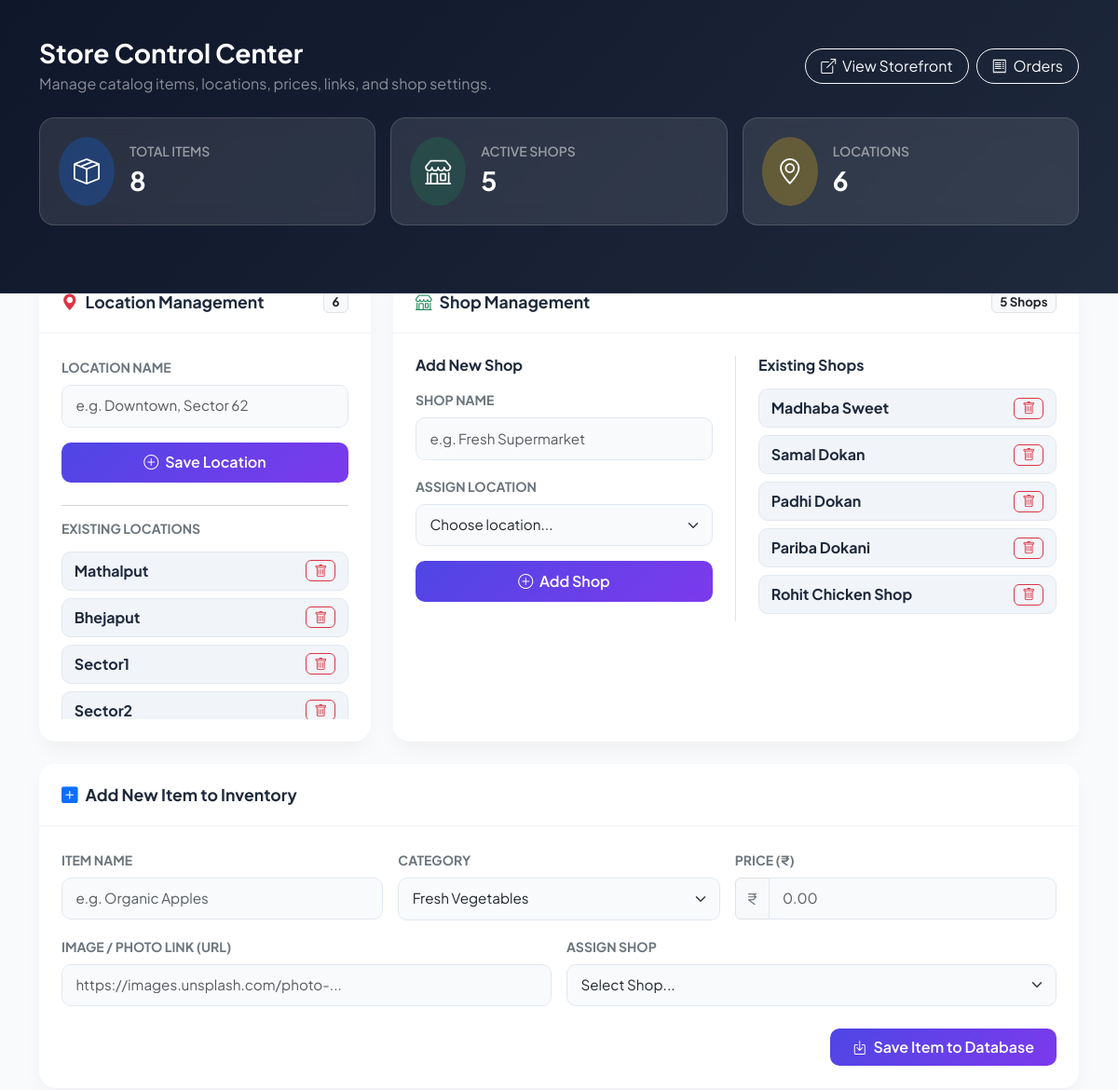
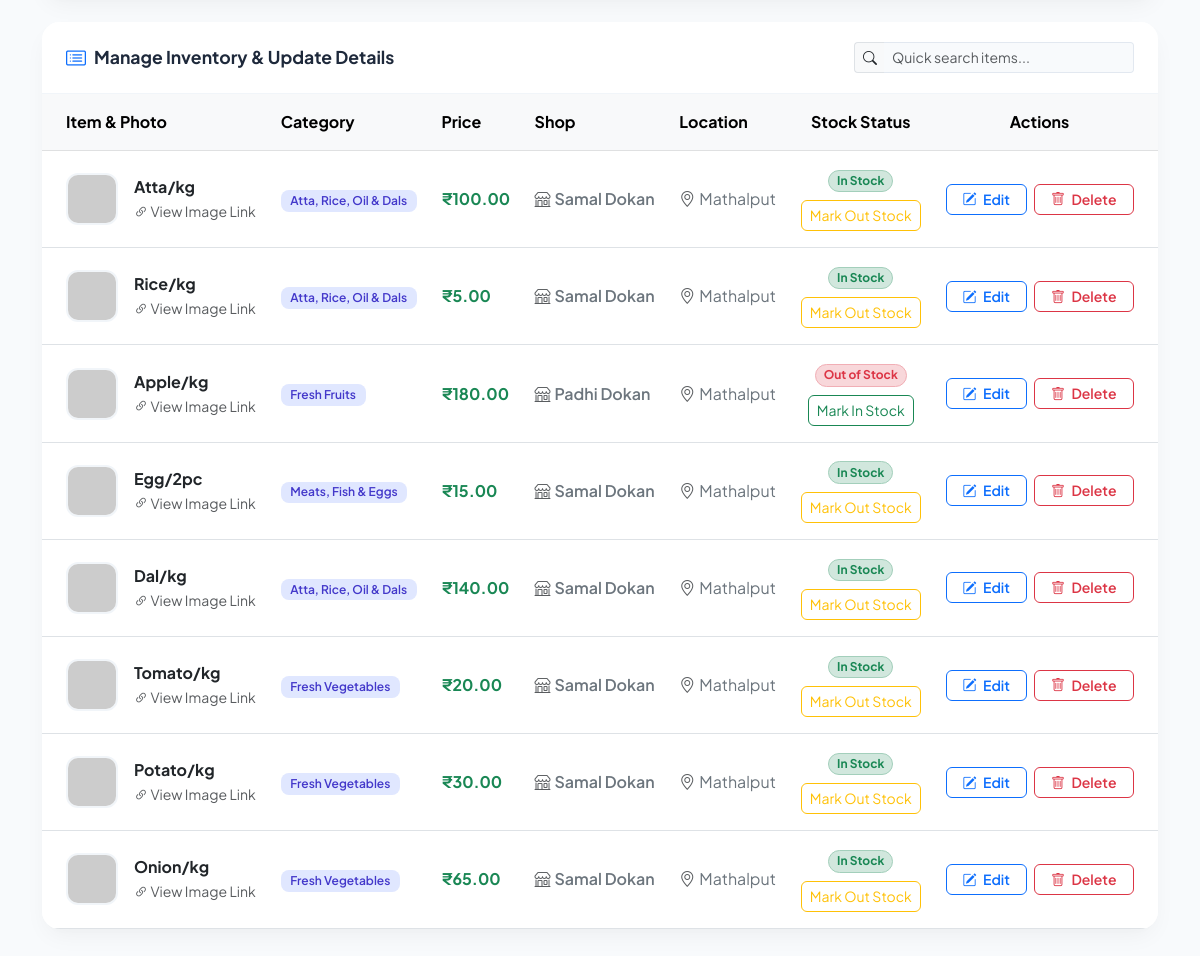
Before: /admin (signed in) with the older database file (2 pictures, top to bottom).
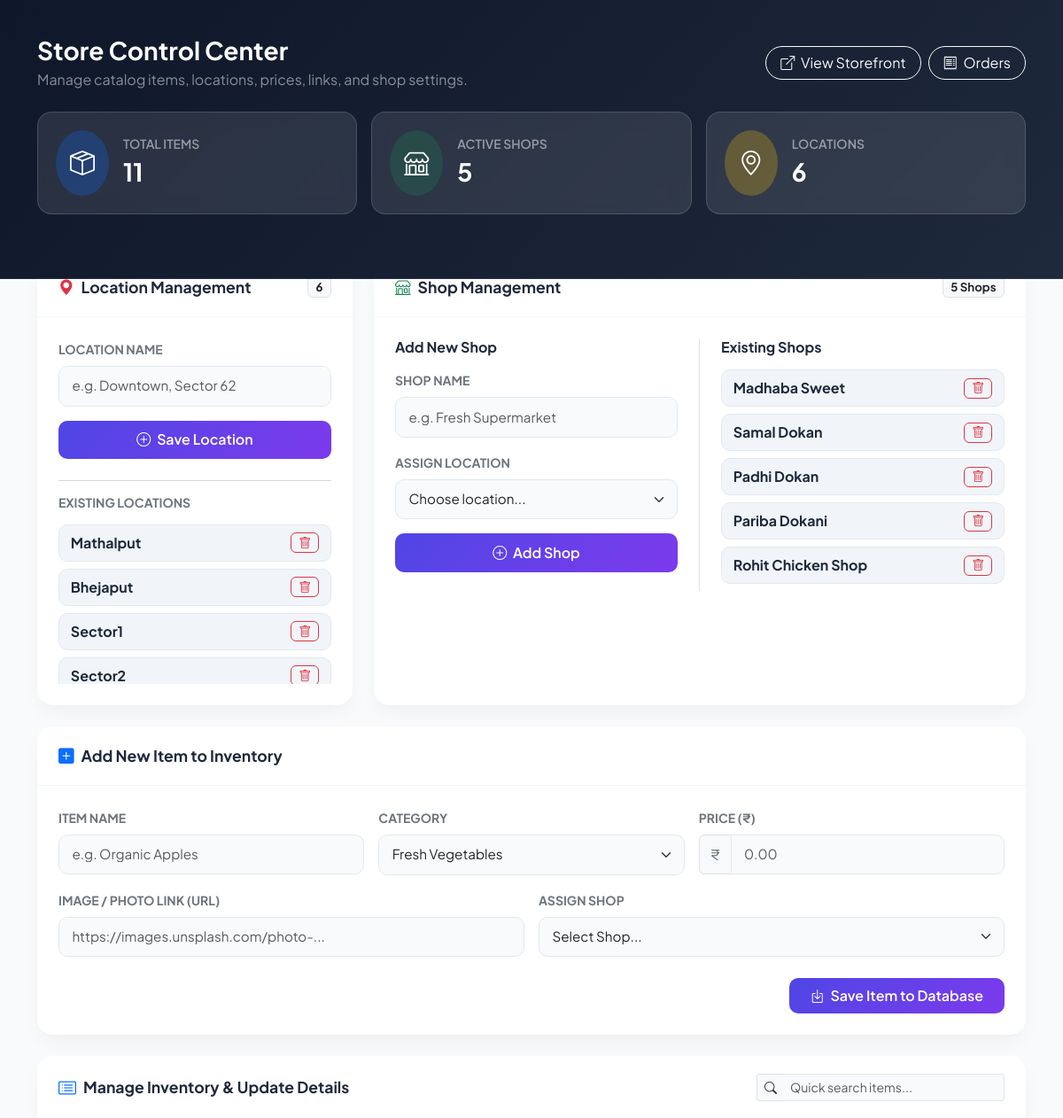
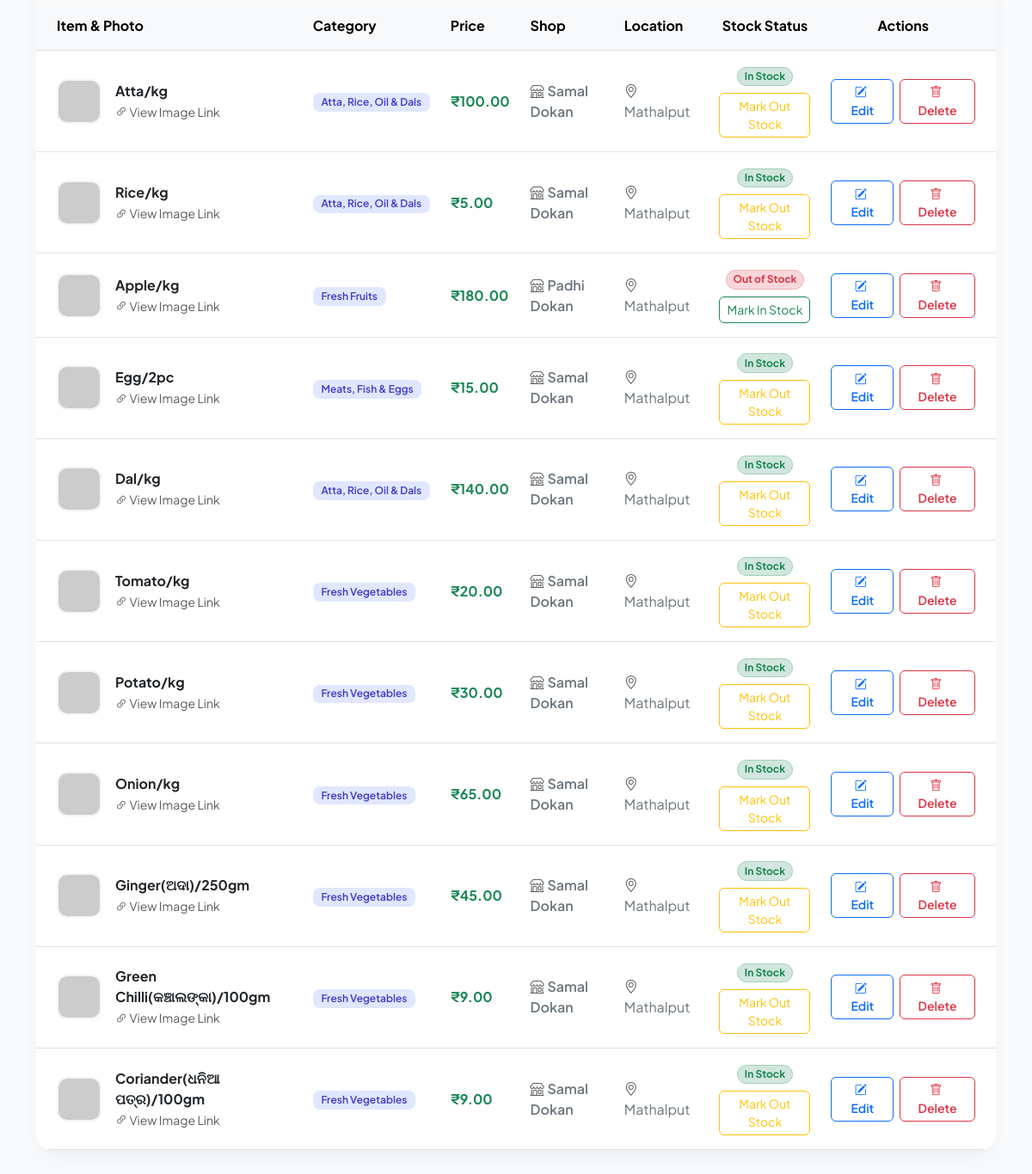
After: the same page with the newer database file (2 pictures, top to bottom).
### tables this page shows
CREATE TABLE locations (
                    id INTEGER PRIMARY KEY AUTOINCREMENT,
                    name TEXT NOT NULL);

CREATE TABLE shops (
                    id INTEGER PRIMARY KEY AUTOINCREMENT,
                    name TEXT NOT NULL,
                    location_id INTEGER,
                    FOREIGN KEY(location_id) REFERENCES locations(id));

CREATE TABLE items (
                    id INTEGER PRIMARY KEY AUTOINCREMENT,
                    name TEXT NOT NULL,
                    category TEXT NOT NULL,
                    price REAL NOT NULL,
                    photo TEXT,
                    shop_id INTEGER, is_out_of_stock INTEGER DEFAULT 0,
                    FOREIGN KEY(shop_id) REFERENCES shops(id));

### app.py (the view, shortened to what this page needs)
@app.route("/admin", methods=["GET", "POST"])
@admin_required
def admin():
    conn = get_db_connection()
    c = conn.cursor()
    c.execute("SELECT * FROM locations")
    locations = c.fetchall()
    c.execute("SELECT * FROM shops")
    shops = c.fetchall()
    c.execute("""
        SELECT
            items.id,
            items.name,
            items.category,
            items.price,
            items.photo,
            shops.name,
            locations.name,
            items.is_out_of_stock
        FROM items
        LEFT JOIN shops ON items.shop_id = shops.id
        LEFT JOIN locations ON shops.location_id = locations.id
    """)
    items = c.fetchall()
    conn.close()
    return render_template(
        "admin.html",
        locations=locations,
        shops=shops,
        items=items
    )

### app.py (called while the page is built)
def get_db_connection():
    conn = sqlite3.connect(DB_NAME)
    return conn

def admin_required(func):
    @wraps(func)
    def wrapper(*args, **kwargs):
        if not session.get("admin_logged_in"):
            return redirect(url_for("login"))
        return func(*args, **kwargs)
    return wrapper

### templates/admin.html (shortened to what the changed rows need)
<!DOCTYPE html>
<html lang="en">
<head>
    <link rel="stylesheet" href="https://cdn.jsdelivr.net/npm/bootstrap@5.3.0/dist/css/bootstrap.min.css">
    <link rel="stylesheet" href="https://cdn.jsdelivr.net/npm/bootstrap-icons@1.11.1/font/bootstrap-icons.css">
</head>
<body>
    <header class="admin-header">
        <div class="container">
            <div class="d-flex justify-content-between align-items-center mb-4">
                <div>
                    <h1 class="h3 fw-bold mb-1">Store Control Center</h1>
                </div>
            </div>
            <div class="row g-3">
                <div class="col-md-4">
                    <div class="stat-card d-flex align-items-center gap-3">
                        <div>
                            <div class="text-white-50 small fw-semibold">TOTAL ITEMS</div>
                            <div class="fs-3 fw-bold">{{ items|length }}</div>
                        </div>
                    </div>
                </div>
            </div>
        </div>
    </header>
    <main class="container content-wrapper mb-5">
        <div class="row g-4 mb-4">
            <div class="col-lg-4">
                <div class="custom-card h-100 d-flex flex-column justify-content-between">
                    <div>
                        <div class="card-body p-4">
                            <div style="max-height: 180px; overflow-y: auto;">
                                {% for loc in locations %}
                                    <div class="shop-pill">
                                        <span class="fw-bold fs-6">{{ loc[1] }}</span>
                                        <a href="{{ url_for('delete_location', location_id=loc[0]) }}"
                                           class="btn btn-sm btn-outline-danger py-0 px-2 rounded-2"
                                           onclick="return confirm('Are you sure you want to delete location \'{{ loc[1] }}\'?');">
                                            <i class="bi bi-trash"></i>
                                        </a>
                                    </div>
                                {% else %}
                                    <div class="text-muted small py-2 text-center">No locations created yet.</div>
                                {% endfor %}
                            </div>
                        </div>
                    </div>
                </div>
            </div>
            <div class="col-lg-8">
                <div class="custom-card h-100">
                    <div class="card-body p-4">
                        <div class="row g-3">
                            <div class="col-md-6 ps-md-4">
                                <div style="max-height: 280px; overflow-y: auto;">
                                    {% for shop in shops %}
                                        <div class="shop-pill">
                                            <div>
                                                <div class="fw-bold fs-6">{{ shop[1] }}</div>
                                            </div>
                                            <a href="{{ url_for('delete_shop', shop_id=shop[0]) }}"
                                               class="btn btn-sm btn-outline-danger py-0 px-2 rounded-2"
                                               onclick="return confirm('Are you sure you want to delete \'{{ shop[1] }}\'? ALL items under this shop will also be deleted!');">
                                                <i class="bi bi-trash"></i>
                                            </a>
                                        </div>
                                    {% else %}
                                        <div class="text-muted small py-3 text-center">No shops created yet.</div>
                                    {% endfor %}
                                </div>
                            </div>
                        </div>
                    </div>
                </div>
            </div>
        </div>
        <div class="custom-card">
            <div class="card-body p-0">
                <div class="table-responsive">
                    <table class="table table-hover align-middle mb-0" id="itemsTable">
                        <thead class="table-light text-secondary">
                            <tr>
                                <th class="ps-4">Item &amp; Photo</th>
                                <th>Category</th>
                                <th>Price</th>
                                <th>Shop</th>
                                <th>Location</th>
                                <th class="text-center">Stock Status</th>
                                <th class="text-center pe-4">Actions</th>
                            </tr>
                        </thead>
                        <tbody>
                            {% for item in items %}
                                <tr>
                                    <td class="ps-4">
                                        <div class="d-flex align-items-center gap-3">
                                            {% if item[4] %}
                                                <img src="{{ item[4] }}"
                                                     alt="{{ item[1] }}"
                                                     class="item-img"
                                                     onerror="this.onerror=null; this.src='https://via.placeholder.com/52?text=No+Img';">
                                            {% else %}
                                                <div class="item-img bg-light text-secondary d-flex align-items-center justify-content-center">
                                                    <i class="bi bi-image fs-4"></i>
                                                </div>
                                            {% endif %}
                                            <div>
                                                <div class="fw-bold text-dark">{{ item[1] }}</div>
                                                {% if item[4] %}
                                                    <a href="{{ item[4] }}" target="_blank" class="small text-muted text-decoration-none">
                                                        <i class="bi bi-link-45deg"></i> View Image Link
                                                    </a>
                                                {% endif %}
                                            </div>
                                        </div>
                                    </td>
                                    <td>
                                        <span class="badge badge-category">{{ item[2] }}</span>
                                    </td>
                                    <td>
                                        <span class="fw-bold text-success fs-6">
                                            ₹{{ "%.2f"|format(item[3]|float) if item[3] is number or item[3]|float else item[3] }}
                                        </span>
                                    </td>
                                    <td>
                                        <span class="text-secondary fw-semibold">
                                            <i class="bi bi-shop me-1 text-muted"></i>{{ item[5] }}
                                        </span>
                                    </td>
                                    <td>
                                        <span class="text-secondary">
                                            <i class="bi bi-geo-alt me-1 text-muted"></i>{{ item[6] }}
                                        </span>
                                    </td>
                                    <td class="text-center">
                                        {% if item[7] %}
                                            <span class="badge rounded-pill bg-danger-subtle text-danger border border-danger-subtle">Out of Stock</span>
                                        {% else %}
                                            <span class="badge rounded-pill bg-success-subtle text-success border border-success-subtle">In Stock</span>
                                        {% endif %}
                                        <form method="POST" action="{{ url_for('toggle_stock', item_id=item[0]) }}" class="mt-2">
                                            <button type="submit" class="btn btn-sm {% if item[7] %}btn-outline-success{% else %}btn-outline-warning{% endif %} rounded-2">
                                                {% if item[7] %}Mark In Stock{% else %}Mark Out Stock{% endif %}
                                            </button>
                                        </form>
                                    </td>
                                    <td class="text-center pe-4">
                                        <div class="btn-group gap-2">
                                            <a href="{{ url_for('edit_item', item_id=item[0]) }}"
                                               class="btn btn-sm btn-outline-primary rounded-2 px-3 fw-semibold">
                                                <i class="bi bi-pencil-square me-1"></i> Edit
                                            </a>
                                            <a href="{{ url_for('delete_item', item_id=item[0]) }}"
                                               class="btn btn-sm btn-outline-danger rounded-2 px-3 fw-semibold"
                                               onclick="return confirm('Are you sure you want to delete {{ item[1] }}?');">
                                                <i class="bi bi-trash me-1"></i> Delete
                                            </a>
                                        </div>
                                    </td>
                                </tr>
                            {% endfor %}
                        </tbody>
                    </table>
                </div>
            </div>
        </div>
    </main>
</body>
</html>

Changed rows visible on the page:
added items: name "Ginger(ଅଦା)/250gm", category "Fresh Vegetables", price "45.00", name "Samal Dokan", name "Mathalput", is_out_of_stock "In Stock"
added items: name "Green Chilli(କଞ୍ଚାଲଙ୍କା)/100gm", category "Fresh Vegetables", price "9.00", name "Samal Dokan", name "Mathalput", is_out_of_stock "In Stock"
added items: name "Coriander(ଧନିଆ ପତ୍ର)/100gm", category "Fresh Vegetables", price "9.00", name "Samal Dokan", name "Mathalput", is_out_of_stock "In Stock"
Other visible differences:
{{ items|length }}: "8" → "11"
